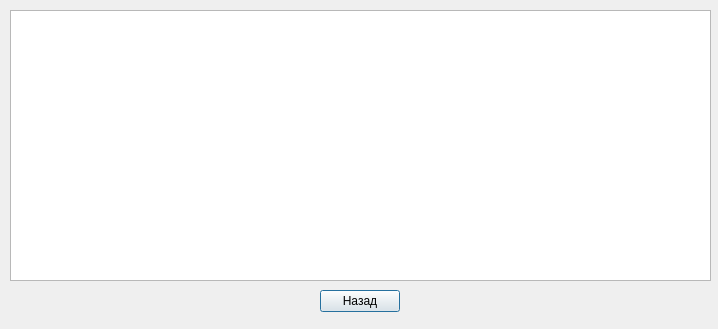
<?xml version="1.0" encoding="UTF-8"?>
<ui version="4.0">
 <class>ALL</class>
 <widget class="QDialog" name="ALL">
  <property name="geometry">
   <rect>
    <x>0</x>
    <y>0</y>
    <width>718</width>
    <height>329</height>
   </rect>
  </property>
  <property name="windowTitle">
   <string>Dialog</string>
  </property>
  <widget class="QTableView" name="tableView">
   <property name="geometry">
    <rect>
     <x>10</x>
     <y>10</y>
     <width>701</width>
     <height>271</height>
    </rect>
   </property>
  </widget>
  <widget class="QPushButton" name="pushButton">
   <property name="geometry">
    <rect>
     <x>320</x>
     <y>290</y>
     <width>80</width>
     <height>22</height>
    </rect>
   </property>
   <property name="minimumSize">
    <size>
     <width>80</width>
     <height>0</height>
    </size>
   </property>
   <property name="maximumSize">
    <size>
     <width>80</width>
     <height>16777215</height>
    </size>
   </property>
   <property name="text">
    <string>Назад</string>
   </property>
  </widget>
 </widget>
 <resources/>
 <connections/>
</ui>
